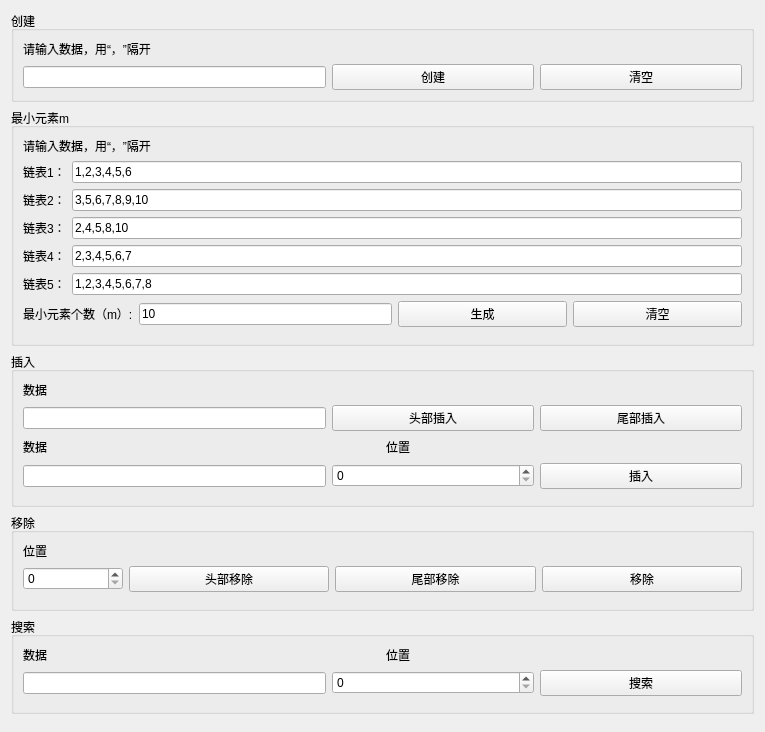
<?xml version="1.0" encoding="UTF-8"?>
<ui version="4.0">
 <class>LinklistUI</class>
 <widget class="QWidget" name="LinklistUI">
  <property name="geometry">
   <rect>
    <x>0</x>
    <y>0</y>
    <width>765</width>
    <height>732</height>
   </rect>
  </property>
  <property name="windowTitle">
   <string>Form</string>
  </property>
  <layout class="QHBoxLayout" name="horizontalLayout_12">
   <item>
    <layout class="QVBoxLayout" name="verticalLayout_5">
     <item>
      <widget class="QGroupBox" name="groupBox">
       <property name="title">
        <string>创建</string>
       </property>
       <layout class="QHBoxLayout" name="horizontalLayout_6">
        <item>
         <layout class="QVBoxLayout" name="verticalLayout">
          <item>
           <widget class="QLabel" name="label">
            <property name="text">
             <string>请输入数据，用“，”隔开</string>
            </property>
           </widget>
          </item>
          <item>
           <layout class="QHBoxLayout" name="horizontalLayout" stretch="3,2,2">
            <item>
             <widget class="QLineEdit" name="dataEdit"/>
            </item>
            <item>
             <widget class="QPushButton" name="createButton">
              <property name="text">
               <string>创建</string>
              </property>
             </widget>
            </item>
            <item>
             <widget class="QPushButton" name="cleanButton">
              <property name="text">
               <string>清空</string>
              </property>
             </widget>
            </item>
           </layout>
          </item>
         </layout>
        </item>
       </layout>
      </widget>
     </item>
     <item>
      <widget class="QGroupBox" name="groupBox_5">
       <property name="title">
        <string>最小元素m</string>
       </property>
       <layout class="QHBoxLayout" name="horizontalLayout_13">
        <item>
         <layout class="QVBoxLayout" name="verticalLayout_6">
          <item>
           <widget class="QLabel" name="label_8">
            <property name="text">
             <string>请输入数据，用“，”隔开</string>
            </property>
           </widget>
          </item>
          <item>
           <layout class="QHBoxLayout" name="horizontalLayout_14" stretch="0,3">
            <item>
             <widget class="QLabel" name="label_11">
              <property name="text">
               <string>链表1：</string>
              </property>
             </widget>
            </item>
            <item>
             <widget class="QLineEdit" name="dataEdit1">
              <property name="text">
               <string>1,2,3,4,5,6</string>
              </property>
             </widget>
            </item>
           </layout>
          </item>
          <item>
           <layout class="QHBoxLayout" name="horizontalLayout_15" stretch="0,3">
            <item>
             <widget class="QLabel" name="label_12">
              <property name="text">
               <string>链表2：</string>
              </property>
             </widget>
            </item>
            <item>
             <widget class="QLineEdit" name="dataEdit2">
              <property name="sizePolicy">
               <sizepolicy hsizetype="Preferred" vsizetype="Fixed">
                <horstretch>0</horstretch>
                <verstretch>0</verstretch>
               </sizepolicy>
              </property>
              <property name="text">
               <string>3,5,6,7,8,9,10</string>
              </property>
             </widget>
            </item>
           </layout>
          </item>
          <item>
           <layout class="QHBoxLayout" name="horizontalLayout_18" stretch="0,3">
            <item>
             <widget class="QLabel" name="label_13">
              <property name="text">
               <string>链表3：</string>
              </property>
             </widget>
            </item>
            <item>
             <widget class="QLineEdit" name="dataEdit3">
              <property name="text">
               <string>2,4,5,8,10</string>
              </property>
             </widget>
            </item>
           </layout>
          </item>
          <item>
           <layout class="QHBoxLayout" name="horizontalLayout_20" stretch="0,3">
            <item>
             <widget class="QLabel" name="label_14">
              <property name="text">
               <string>链表4：</string>
              </property>
             </widget>
            </item>
            <item>
             <widget class="QLineEdit" name="dataEdit4">
              <property name="text">
               <string>2,3,4,5,6,7</string>
              </property>
             </widget>
            </item>
           </layout>
          </item>
          <item>
           <layout class="QHBoxLayout" name="horizontalLayout_22" stretch="0,3">
            <item>
             <widget class="QLabel" name="label_15">
              <property name="text">
               <string>链表5：</string>
              </property>
             </widget>
            </item>
            <item>
             <widget class="QLineEdit" name="dataEdit5">
              <property name="text">
               <string>1,2,3,4,5,6,7,8</string>
              </property>
             </widget>
            </item>
           </layout>
          </item>
          <item>
           <layout class="QHBoxLayout" name="horizontalLayout_19" stretch="0,3,2,2">
            <item>
             <widget class="QLabel" name="label_10">
              <property name="text">
               <string>最小元素个数（m）:</string>
              </property>
             </widget>
            </item>
            <item>
             <widget class="QLineEdit" name="dataEdit_m">
              <property name="text">
               <string>10</string>
              </property>
             </widget>
            </item>
            <item>
             <widget class="QPushButton" name="createButton1">
              <property name="text">
               <string>生成</string>
              </property>
             </widget>
            </item>
            <item>
             <widget class="QPushButton" name="cleanButton1">
              <property name="text">
               <string>清空</string>
              </property>
             </widget>
            </item>
           </layout>
          </item>
          <item>
           <spacer name="verticalSpacer_6">
            <property name="orientation">
             <enum>Qt::Vertical</enum>
            </property>
            <property name="sizeHint" stdset="0">
             <size>
              <width>20</width>
              <height>40</height>
             </size>
            </property>
           </spacer>
          </item>
         </layout>
        </item>
       </layout>
      </widget>
     </item>
     <item>
      <widget class="QGroupBox" name="groupBox_2">
       <property name="title">
        <string>插入</string>
       </property>
       <layout class="QHBoxLayout" name="horizontalLayout_8">
        <item>
         <layout class="QVBoxLayout" name="verticalLayout_2">
          <item>
           <widget class="QLabel" name="label_2">
            <property name="text">
             <string>数据</string>
            </property>
           </widget>
          </item>
          <item>
           <layout class="QHBoxLayout" name="horizontalLayout_2" stretch="3,2,2">
            <item>
             <widget class="QLineEdit" name="insert_Edit1"/>
            </item>
            <item>
             <widget class="QPushButton" name="headinsertButton">
              <property name="text">
               <string>头部插入</string>
              </property>
             </widget>
            </item>
            <item>
             <widget class="QPushButton" name="tailinsertButton">
              <property name="text">
               <string>尾部插入</string>
              </property>
             </widget>
            </item>
           </layout>
          </item>
          <item>
           <layout class="QHBoxLayout" name="horizontalLayout_7">
            <item>
             <widget class="QLabel" name="label_3">
              <property name="text">
               <string>数据</string>
              </property>
             </widget>
            </item>
            <item>
             <spacer name="horizontalSpacer_2">
              <property name="orientation">
               <enum>Qt::Horizontal</enum>
              </property>
              <property name="sizeHint" stdset="0">
               <size>
                <width>40</width>
                <height>20</height>
               </size>
              </property>
             </spacer>
            </item>
            <item>
             <widget class="QLabel" name="label_4">
              <property name="text">
               <string>位置</string>
              </property>
             </widget>
            </item>
            <item>
             <spacer name="horizontalSpacer">
              <property name="orientation">
               <enum>Qt::Horizontal</enum>
              </property>
              <property name="sizeHint" stdset="0">
               <size>
                <width>40</width>
                <height>20</height>
               </size>
              </property>
             </spacer>
            </item>
           </layout>
          </item>
          <item>
           <layout class="QHBoxLayout" name="horizontalLayout_3" stretch="3,2,2">
            <item>
             <widget class="QLineEdit" name="insert_Edit2"/>
            </item>
            <item>
             <widget class="QSpinBox" name="insert_spinBox"/>
            </item>
            <item>
             <widget class="QPushButton" name="insertButton">
              <property name="text">
               <string>插入</string>
              </property>
             </widget>
            </item>
           </layout>
          </item>
          <item>
           <spacer name="verticalSpacer_2">
            <property name="orientation">
             <enum>Qt::Vertical</enum>
            </property>
            <property name="sizeHint" stdset="0">
             <size>
              <width>20</width>
              <height>40</height>
             </size>
            </property>
           </spacer>
          </item>
         </layout>
        </item>
       </layout>
      </widget>
     </item>
     <item>
      <widget class="QGroupBox" name="groupBox_3">
       <property name="title">
        <string>移除</string>
       </property>
       <layout class="QHBoxLayout" name="horizontalLayout_9">
        <item>
         <layout class="QVBoxLayout" name="verticalLayout_3">
          <item>
           <widget class="QLabel" name="label_5">
            <property name="text">
             <string>位置</string>
            </property>
           </widget>
          </item>
          <item>
           <layout class="QHBoxLayout" name="horizontalLayout_4" stretch="1,2,2,2">
            <item>
             <widget class="QSpinBox" name="delete_spinBox"/>
            </item>
            <item>
             <widget class="QPushButton" name="headdeleteButton">
              <property name="text">
               <string>头部移除</string>
              </property>
             </widget>
            </item>
            <item>
             <widget class="QPushButton" name="taildeleteButton">
              <property name="text">
               <string>尾部移除</string>
              </property>
             </widget>
            </item>
            <item>
             <widget class="QPushButton" name="deleteButton">
              <property name="text">
               <string>移除</string>
              </property>
             </widget>
            </item>
           </layout>
          </item>
          <item>
           <spacer name="verticalSpacer_3">
            <property name="orientation">
             <enum>Qt::Vertical</enum>
            </property>
            <property name="sizeHint" stdset="0">
             <size>
              <width>20</width>
              <height>40</height>
             </size>
            </property>
           </spacer>
          </item>
         </layout>
        </item>
       </layout>
      </widget>
     </item>
     <item>
      <widget class="QGroupBox" name="groupBox_4">
       <property name="title">
        <string>搜索</string>
       </property>
       <layout class="QHBoxLayout" name="horizontalLayout_11">
        <item>
         <layout class="QVBoxLayout" name="verticalLayout_4">
          <item>
           <layout class="QHBoxLayout" name="horizontalLayout_10">
            <item>
             <widget class="QLabel" name="label_6">
              <property name="text">
               <string>数据</string>
              </property>
             </widget>
            </item>
            <item>
             <widget class="QLabel" name="label_7">
              <property name="text">
               <string>位置</string>
              </property>
             </widget>
            </item>
           </layout>
          </item>
          <item>
           <layout class="QHBoxLayout" name="horizontalLayout_5" stretch="3,2,2">
            <item>
             <widget class="QLineEdit" name="search_Edit"/>
            </item>
            <item>
             <widget class="QSpinBox" name="spinBox"/>
            </item>
            <item>
             <widget class="QPushButton" name="searchButton">
              <property name="text">
               <string>搜索</string>
              </property>
             </widget>
            </item>
           </layout>
          </item>
          <item>
           <spacer name="verticalSpacer_5">
            <property name="orientation">
             <enum>Qt::Vertical</enum>
            </property>
            <property name="sizeHint" stdset="0">
             <size>
              <width>20</width>
              <height>40</height>
             </size>
            </property>
           </spacer>
          </item>
         </layout>
        </item>
       </layout>
      </widget>
     </item>
     <item>
      <spacer name="verticalSpacer_4">
       <property name="orientation">
        <enum>Qt::Vertical</enum>
       </property>
       <property name="sizeHint" stdset="0">
        <size>
         <width>20</width>
         <height>40</height>
        </size>
       </property>
      </spacer>
     </item>
    </layout>
   </item>
  </layout>
 </widget>
 <resources/>
 <connections>
  <connection>
   <sender>createButton</sender>
   <signal>clicked()</signal>
   <receiver>LinklistUI</receiver>
   <slot>on_create_btn_clicked()</slot>
   <hints>
    <hint type="sourcelabel">
     <x>265</x>
     <y>96</y>
    </hint>
    <hint type="destinationlabel">
     <x>260</x>
     <y>14</y>
    </hint>
   </hints>
  </connection>
  <connection>
   <sender>cleanButton</sender>
   <signal>clicked()</signal>
   <receiver>LinklistUI</receiver>
   <slot>on_clean_btn_clicked()</slot>
   <hints>
    <hint type="sourcelabel">
     <x>370</x>
     <y>89</y>
    </hint>
    <hint type="destinationlabel">
     <x>348</x>
     <y>11</y>
    </hint>
   </hints>
  </connection>
  <connection>
   <sender>headinsertButton</sender>
   <signal>clicked()</signal>
   <receiver>LinklistUI</receiver>
   <slot>on_headinsert_btn_clicked()</slot>
   <hints>
    <hint type="sourcelabel">
     <x>287</x>
     <y>206</y>
    </hint>
    <hint type="destinationlabel">
     <x>211</x>
     <y>140</y>
    </hint>
   </hints>
  </connection>
  <connection>
   <sender>tailinsertButton</sender>
   <signal>clicked()</signal>
   <receiver>LinklistUI</receiver>
   <slot>on_tailinsert_btn_clicked()</slot>
   <hints>
    <hint type="sourcelabel">
     <x>383</x>
     <y>207</y>
    </hint>
    <hint type="destinationlabel">
     <x>334</x>
     <y>129</y>
    </hint>
   </hints>
  </connection>
  <connection>
   <sender>insertButton</sender>
   <signal>clicked()</signal>
   <receiver>LinklistUI</receiver>
   <slot>on_locationinsert_btn_clicked()</slot>
   <hints>
    <hint type="sourcelabel">
     <x>389</x>
     <y>291</y>
    </hint>
    <hint type="destinationlabel">
     <x>454</x>
     <y>133</y>
    </hint>
   </hints>
  </connection>
  <connection>
   <sender>headdeleteButton</sender>
   <signal>clicked()</signal>
   <receiver>LinklistUI</receiver>
   <slot>on_headdelete_btn_clicked()</slot>
   <hints>
    <hint type="sourcelabel">
     <x>182</x>
     <y>411</y>
    </hint>
    <hint type="destinationlabel">
     <x>159</x>
     <y>332</y>
    </hint>
   </hints>
  </connection>
  <connection>
   <sender>taildeleteButton</sender>
   <signal>clicked()</signal>
   <receiver>LinklistUI</receiver>
   <slot>on_taildelete_btn_clicked()</slot>
   <hints>
    <hint type="sourcelabel">
     <x>292</x>
     <y>411</y>
    </hint>
    <hint type="destinationlabel">
     <x>235</x>
     <y>328</y>
    </hint>
   </hints>
  </connection>
  <connection>
   <sender>deleteButton</sender>
   <signal>clicked()</signal>
   <receiver>LinklistUI</receiver>
   <slot>on_locationdelete_btn_clicked()</slot>
   <hints>
    <hint type="sourcelabel">
     <x>407</x>
     <y>423</y>
    </hint>
    <hint type="destinationlabel">
     <x>443</x>
     <y>328</y>
    </hint>
   </hints>
  </connection>
  <connection>
   <sender>searchButton</sender>
   <signal>clicked()</signal>
   <receiver>LinklistUI</receiver>
   <slot>on_search_btn_clicked()</slot>
   <hints>
    <hint type="sourcelabel">
     <x>358</x>
     <y>561</y>
    </hint>
    <hint type="destinationlabel">
     <x>445</x>
     <y>452</y>
    </hint>
   </hints>
  </connection>
 </connections>
 <slots>
  <slot>on_create_btn_clicked()</slot>
  <slot>on_clean_btn_clicked()</slot>
  <slot>on_headinsert_btn_clicked()</slot>
  <slot>on_tailinsert_btn_clicked()</slot>
  <slot>on_locationinsert_btn_clicked()</slot>
  <slot>on_headdelete_btn_clicked()</slot>
  <slot>on_taildelete_btn_clicked()</slot>
  <slot>on_locationdelete_btn_clicked()</slot>
  <slot>on_search_btn_clicked()</slot>
 </slots>
</ui>
